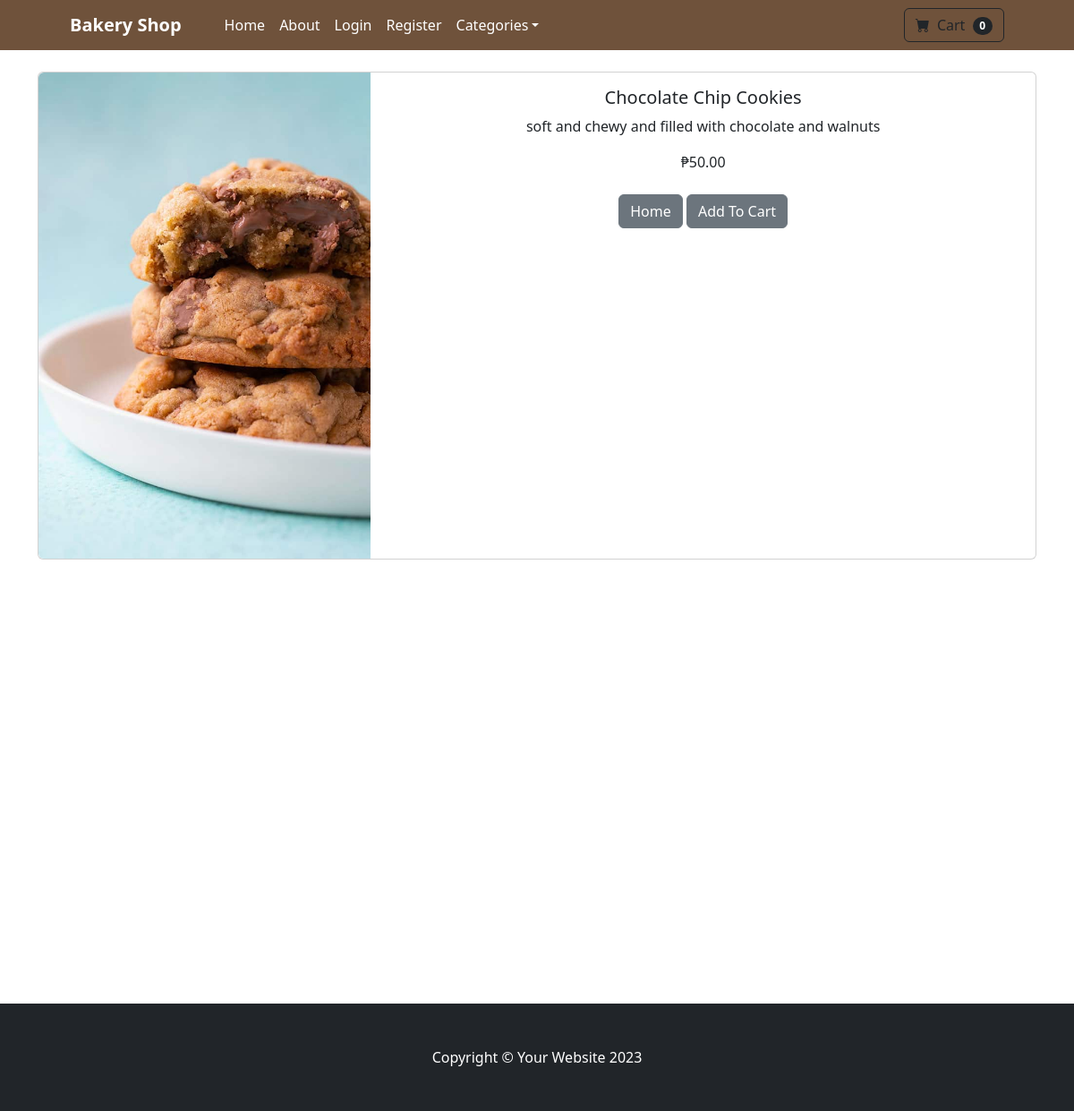
The app's page /product/2 with its own data.
### shop/models.py (models this page shows, shortened)
class BaseModel(models.Model):
    created_at = models.DateTimeField(auto_now_add=True, db_index=True)
    updated_at = models.DateTimeField(auto_now=True)
    class Meta:
        abstract = True

class Product(BaseModel):
    name = models.CharField(max_length=100)
    price = models.DecimalField(default=0, decimal_places=2, max_digits=6)
    category = models.ForeignKey(Category, on_delete=models.CASCADE, default=1)
    description = models.CharField(max_length=250, default='', blank=True, null=True)
    image = models.ImageField(upload_to='uploads/products/')
    is_sale = models.BooleanField(default=False)
    sale_price = models.DecimalField(default=0, decimal_places=2, max_digits=6)

### shop/views.py (the view)
# urls.py: path('product/<int:pk>', views.product, name='product'),
def product(request, pk):
    product = Product.objects.get(id=pk)
    return render(request, 'product.html', {'product': product})

### cart/cart.py (called while the page is built)
    def __len__(self):
        return len(self.cart)

### cart/context_processors.py (called while the page is built)
def cart(request):
    return {'cart' : Cart(request)}

### shop/templates/product.html (shortened to what this page needs)
{% extends 'base.html' %}
{% block content %}
<div class="container">
<br/>
    <div class="card mb-3">
        <div class="row g-0">
          <div class="col-md-4">
            <img src="{{ product.image.url }}" class="img-fluid rounded-start" alt="...">
          </div>
          <div class="col-md-8">
            <div class="card-body">
              <center>
              <h5 class="card-title">{{ product.name }}</h5>
              <p class="card-text">{{ product.description }}</p>
              {% if product.is_sale %}
              <div class="d-flex justify-content-center small text-warning mb-2">
                  <div class="'bi-star-fill"></div>
                  &nbsp;&nbsp;Sale!&nbsp;&nbsp;
                  <div class="bi-star-fill"></div>
                </div>
                <strike> ₱{{ product.price }} </strike>
                &nbsp;
                ₱{{ product.sale_price }}
            {%  else %}
              ₱{{ product.price }}
            {% endif %}
            <br/><br/>
              <a href="{% url 'home' %}" class="btn btn-secondary">Home</a>
              <button type="button" value="{{ product.id }}" class="btn btn-secondary" id="add-cart">Add To Cart</button>
            </center>
            </div>
          </div>
        </div>
      </div>
    </div>
<br/><br/><br/><br/><br/><br/><br/><br/><br/><br/><br/><br/><br/><br/><br/><br/><br/><br/><br/><br/>
{% endblock %}

### records on screen
Product: image (picture), name "Chocolate Chip Cookies", description "soft and chewy and filled with chocolate and walnuts", price "50.00"

### other values on screen
{{ cart|length }} "0"
